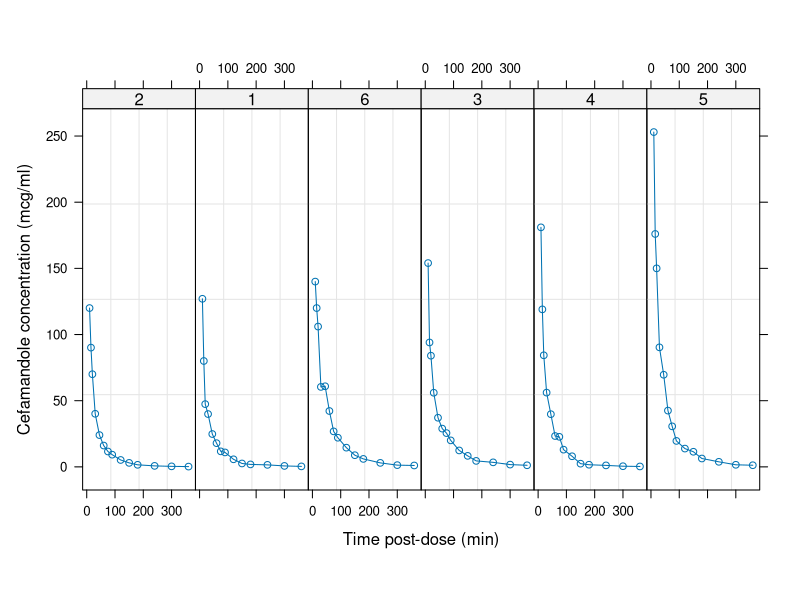

Write the R code that produced this figure.
library(nlme)


### Name: Cefamandole
### Title: Pharmacokinetics of Cefamandole
### Aliases: Cefamandole
### Keywords: datasets

### ** Examples

plot(Cefamandole)
fm1 <- nlsList(SSbiexp, data = Cefamandole)
summary(fm1)
